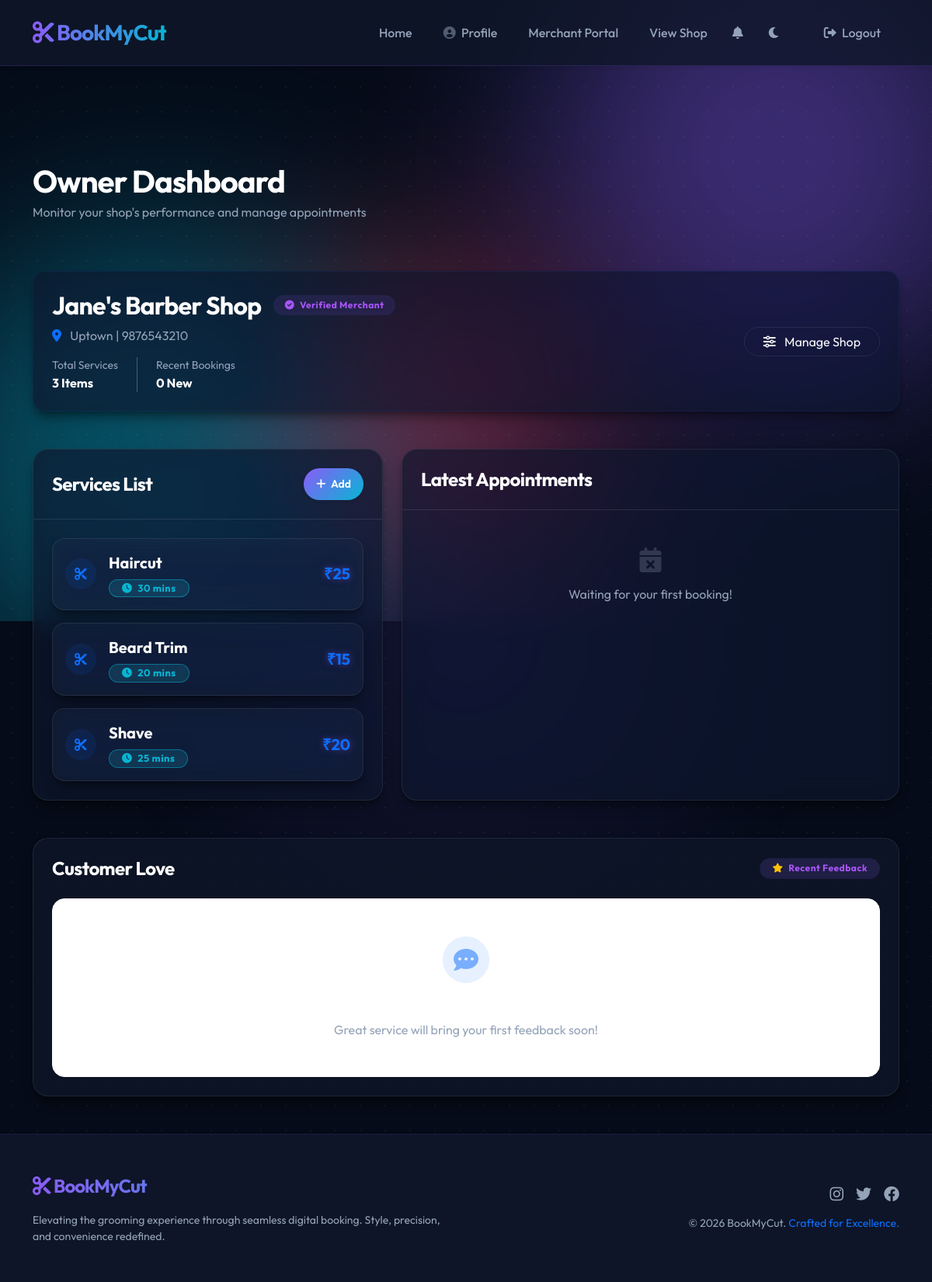
The page /owner/dashboard (signed in) on the database its author committed.
### tables this page shows
CREATE TABLE shops (
    id INTEGER PRIMARY KEY AUTOINCREMENT,
    owner_id INTEGER NOT NULL,
    name VARCHAR(100) NOT NULL,
    area VARCHAR(100) NOT NULL,
    address TEXT NOT NULL,
    description TEXT,
    contact_number VARCHAR(20),
    shop_image VARCHAR(255),
    created_at TIMESTAMP DEFAULT (datetime('now', 'localtime')),
    FOREIGN KEY (owner_id) REFERENCES users(id) ON DELETE CASCADE
);

CREATE TABLE services (
    id INTEGER PRIMARY KEY AUTOINCREMENT,
    shop_id INTEGER NOT NULL,
    name VARCHAR(100) NOT NULL,
    description TEXT,
    price DECIMAL(10, 2) NOT NULL,
    duration_minutes INTEGER NOT NULL,
    FOREIGN KEY (shop_id) REFERENCES shops(id) ON DELETE CASCADE
);

### app.py (the view)
@app.route('/owner/dashboard')
def owner_dashboard():
    if not is_logged_in() or not is_owner():
        return redirect(url_for('login'))
    cursor = get_db_cursor()
    cursor.execute('SELECT * FROM shops WHERE owner_id = ?', (session['id'],))
    shop = cursor.fetchone()
    services = []
    appointments = []
    reviews = []
    if shop:
        cursor.execute('SELECT * FROM services WHERE shop_id = ?', (shop['id'],))
        services = cursor.fetchall()
        cursor.execute('''
            SELECT a.*, u.name as user_name, GROUP_CONCAT(s.name, ', ') as services_list, p.amount, p.status as payment_status
            FROM appointments a
            JOIN users u ON a.user_id = u.id
            LEFT JOIN appointment_services asrv ON a.id = asrv.appointment_id
            LEFT JOIN services s ON asrv.service_id = s.id
            LEFT JOIN payments p ON a.id = p.appointment_id
            WHERE a.shop_id = ?
            GROUP BY a.id
            ORDER BY a.appointment_date DESC, a.appointment_time DESC
        ''', (shop['id'],))
        appointments = cursor.fetchall()
        cursor.execute('''
            SELECT r.*, u.name as user_name
            FROM reviews r
            JOIN users u ON r.user_id = u.id
            WHERE r.shop_id = ?
            ORDER BY r.created_at DESC
        ''', (shop['id'],))
        reviews = cursor.fetchall()
    return render_template('owner_dashboard.html', shop=shop, services=services, appointments=appointments, reviews=reviews)

### templates/owner_dashboard.html (shortened to what this page needs)
{% extends 'base.html' %}
{% block content %}
<div class="row align-items-center mb-5 fade-in">
    <div class="col-12">
        <h1 class="fw-bold text-white mb-1">Owner Dashboard</h1>
        <p class="text-muted">Monitor your shop's performance and manage appointments</p>
    </div>
</div>
{% if not shop %}
<div class="glass-card p-5 text-center fade-in rounded-5">
    <div class="bg-surface-color p-4 rounded-circle d-inline-flex mx-auto mb-4 animate-float">
        <i class="fas fa-store-slash fa-4x text-warning opacity-50"></i>
    </div>
    <h2 class="text-white fw-bold mb-3">Shop Profile Incomplete</h2>
    <p class="text-muted mb-5 fs-5 mx-auto col-md-6">Welcome! To start receiving bookings, first set up your
        professional shop profile.</p>
    <a href="{{ url_for('add_shop') }}" class="btn btn-primary btn-lg rounded-pill px-5 py-3 shadow-xl">Setup My Shop <i
            class="fas fa-arrow-right ms-2"></i></a>
</div>
{% else %}
<div class="glass-card p-4 mb-5 fade-in rounded-4 shadow-xl border-primary border-opacity-10">
    <div class="row align-items-center">
        <div class="col-md-8">
            <div class="d-flex align-items-center mb-2">
                <h2 class="fw-bold text-white mb-0 me-3">{{ shop.name }}</h2>
                <span class="badge badge-soft-primary rounded-pill"><i class="fas fa-check-circle me-1"></i> Verified
                    Merchant</span>
            </div>
            <p class="text-muted mb-3"><i class="fas fa-map-marker-alt text-primary me-2"></i> {{ shop.area }} | {{
                shop.contact_number }}</p>
            <div class="d-flex gap-3">
                <div class="text-start">
                    <span class="text-muted small d-block">Total Services</span>
                    <span class="text-white fw-bold">{{ services|length }} Items</span>
                </div>
                <div class="text-start">
                    <span class="text-muted small d-block">Recent Bookings</span>
                    <span class="text-white fw-bold">{{ appointments|length }} New</span>
                </div>
            </div>
        </div>
        <div class="col-md-4 text-md-end mt-4 mt-md-0">
            <a href="{{ url_for('edit_shop') }}" class="btn btn-outline-light rounded-pill px-4 card-hover-effect">
                <i class="fas fa-sliders-h me-2"></i> Manage Shop
            </a>
        </div>
    </div>
</div>
<div class="row g-4">
    <div class="col-lg-5">
        <div class="glass-card h-100 fade-in delay-1 overflow-hidden">
            <div
                class="p-4 border-bottom border-white border-opacity-10 d-flex justify-content-between align-items-center">
                <h4 class="mb-0 fw-bold text-white">Services List</h4>
                <a href="{{ url_for('add_service') }}" class="btn btn-sm btn-primary rounded-pill px-3 shadow-sm">
                    <i class="fas fa-plus me-1"></i> Add
                </a>
            </div>
            <div class="p-4">
                {% if services %}
                <div class="d-flex flex-column gap-3">
                    {% for service in services %}
                    <div class="glass-card p-3 border-opacity-10 rounded-4 d-flex justify-content-between align-items-center card-hover-effect"
                        style="background: var(--card-sub-bg);">
                        <div class="d-flex align-items-center">
                            <div class="bg-primary bg-opacity-10 p-2 rounded-circle me-3 d-flex align-items-center justify-content-center"
                                style="width: 40px; height: 40px;">
                                <i class="fas fa-scissors text-primary"></i>
                            </div>
                            <div>
                                <span class="text-white-adaptive fw-bold d-block fs-5 mb-1">{{ service.name }}</span>
                                <span class="badge badge-soft-secondary rounded-pill px-3 py-1"
                                    style="font-size: 0.8rem; border: 1px solid var(--secondary-glow);">
                                    <i class="fas fa-clock me-1"></i> {{ service.duration_minutes }} mins
                                </span>
                            </div>
                        </div>
                        <span class="text-primary fw-bold fs-5" style="text-shadow: 0 0 10px var(--primary-glow);">₹{{
                            service.price }}</span>
                    </div>
                    {% endfor %}
                </div>
                {% else %}
                <div class="text-center py-5">
                    <i class="fas fa-concierge-bell fa-2x text-muted opacity-25 mb-3"></i>
                    <p class="text-muted">No services listed yet.</p>
                </div>
                {% endif %}
            </div>
        </div>
    </div>
    <div class="col-lg-7">
        <div class="glass-card h-100 fade-in delay-2 overflow-hidden">
            <div class="p-4 border-bottom border-white border-opacity-10">
                <h4 class="mb-0 fw-bold text-white">Latest Appointments</h4>
            </div>
            <div class="p-0">
                {% if appointments %}
                <div class="table-responsive">
                    <table class="table table-dark table-hover mb-0" style="--bs-table-bg: transparent;">
                        <thead class="bg-white bg-opacity-5">
                            <tr class="text-muted small">
                                <th class="ps-4 py-3">Schedule</th>
                                <th class="py-3">Customer</th>
                                <th class="py-3">Details & Status</th>
                                <th class="py-3 text-center">Actions</th>
                            </tr>
                        </thead>
                        <tbody>
                            {% for appt in appointments %}
                            <tr class="border-bottom border-white border-opacity-5 align-middle">
                                <td class="ps-4 py-4">
                                    <div class="text-white fw-bold">{{ appt.appointment_date }}</div>
                                    <div
                                        class="badge-soft-secondary rounded-pill x-small px-2 py-1 mt-1 d-inline-block">
                                        {{ appt.appointment_time }}</div>
                                </td>
                                <td class="py-4">
                                    <div class="d-flex align-items-center">
                                        <div class="bg-secondary bg-opacity-10 rounded-circle w-35 h-35 d-flex align-items-center justify-content-center me-3"
                                            style="width: 35px; height: 35px;">
                                            <i class="fas fa-user text-muted small"></i>
                                        </div>
                                        <span class="text-white fw-medium">{{ appt.user_name }}</span>
                                    </div>
                                </td>
                                <td class="py-4">
                                    <div class="text-light fs-6 mb-2 fw-medium">{{ appt.services_list|truncate(40) }}
                                    </div>
                                    <div class="d-flex gap-2">
                                        <span
                                            class="badge badge-soft-{{ 'success' if appt.status == 'confirmed' else ('info' if appt.status == 'completed' else ('danger' if appt.status == 'cancelled' else 'warning')) }} px-2 py-1"
                                            style="border: 1px solid var(--inner-border);">
                                            {{ appt.status|title }}
                                        </span>
                                        {% if appt.payment_status == 'paid' %}
                                        <span class="badge badge-soft-success px-2 py-1"
                                            style="border: 1px solid var(--inner-border);">
                                            <i class="fas fa-check-circle me-1"></i> Paid
                                        </span>
                                        {% elif appt.payment_status == 'partially_paid' %}
                                        <span class="badge badge-soft-warning px-2 py-1"
                                            style="border: 1px solid var(--inner-border);">
                                            <i class="fas fa-adjust me-1"></i> Partial (50%)
                                        </span>
                                        {% else %}
                                        <span class="badge badge-soft-danger px-2 py-1"
                                            style="border: 1px solid var(--inner-border);">
                                            <i class="fas fa-exclamation-circle me-1"></i> Unpaid
                                        </span>
                                        {% endif %}
                                    </div>
                                </td>
                                <td class="py-4 text-center">
                                    <div class="d-flex justify-content-center gap-2">
                                        {% if appt.status in ['pending', 'confirmed'] %}
                                        <form action="{{ url_for('cancel_appointment', appointment_id=appt.id) }}"
                                            method="POST" class="d-inline"
                                            onsubmit="return confirm('Are you sure you want to cancel this booking?');">
                                            <button type="submit"
                                                class="btn btn-outline-danger btn-sm rounded-circle px-2"
                                                title="Cancel Booking">
                                                <i class="fas fa-times"></i>
                                            </button>
                                        </form>
                                        {% endif %}
                                    </div>
                                </td>
                            </tr>
                            {% endfor %}
                        </tbody>
                    </table>
                </div>
                {% else %}
                <div class="text-center py-5">
                    <i class="fas fa-calendar-times fa-2x text-muted opacity-25 mb-3"></i>
                    <p class="text-muted">Waiting for your first booking!</p>
                </div>
                {% endif %}
            </div>
        </div>
    </div>
</div>
<div class="row mt-5 fade-in delay-3">
    <div class="col-12">
        <div class="glass-card p-4">
            <div class="d-flex justify-content-between align-items-center mb-4">
                <h4 class="fw-bold text-white mb-0">Customer Love</h4>
                <div class="badge badge-soft-primary rounded-pill px-3">
                    <i class="fas fa-star me-1 text-warning"></i> Recent Feedback
                </div>
            </div>
            {% if reviews %}
            <div class="row g-4">
                {% for review in reviews %}
                <div class="col-md-6 col-lg-4">
                    <div class="review-card">
                        <div class="d-flex justify-content-between align-items-center mb-3">
                            <div class="star-rating">
                                {% for i in range(5) %}
                                <i class="fas fa-star {% if i >= review.rating %}opacity-25{% endif %}"></i>
                                {% endfor %}
                            </div>
                            <span class="text-muted x-small">{{ review.created_at|datetimeformat('%d %b') }}</span>
                        </div>
                        <p class="quote-text mb-4">"{{ review.comment }}"</p>
                        <div class="review-meta">
                            <div class="review-avatar">
                                {{ review.user_name[0]|upper }}
                            </div>
                            <div class="d-flex flex-column">
                                <span class="text-white-adaptive fw-bold small">{{ review.user_name }}</span>
                                <span class="text-muted x-small">Verified Customer</span>
                            </div>
                        </div>
                    </div>
                </div>
                {% endfor %}
            </div>
            {% else %}
            <div
                class="p-5 text-center bg-white bg-opacity-5 border border-white border-opacity-5 rounded-4 animate-float">
                <div class="bg-primary bg-opacity-10 w-60 h-60 rounded-circle d-flex align-items-center justify-content-center mx-auto mb-3"
                    style="width: 60px; height: 60px;">
                    <i class="fas fa-comment-dots text-primary opacity-50 fa-2x"></i>
                </div>
                <h5 class="text-white fw-bold mb-2">No Reviews Yet</h5>
                <p class="text-muted mb-0">Great service will bring your first feedback soon!</p>
            </div>
            {% endif %}
        </div>
    </div>
</div>
{% endif %}
{% endblock %}

### rows shown on the page
shops: name "Jane's Barber Shop", area "Uptown", contact_number "9876543210"
services: name "Haircut", duration_minutes "30", price "25"
services: name "Beard Trim", duration_minutes "20", price "15"
services: name "Shave", duration_minutes "25", price "20"

### other values the page prints
{{ services|length }} "3"
{{ appointments|length }} "0"
